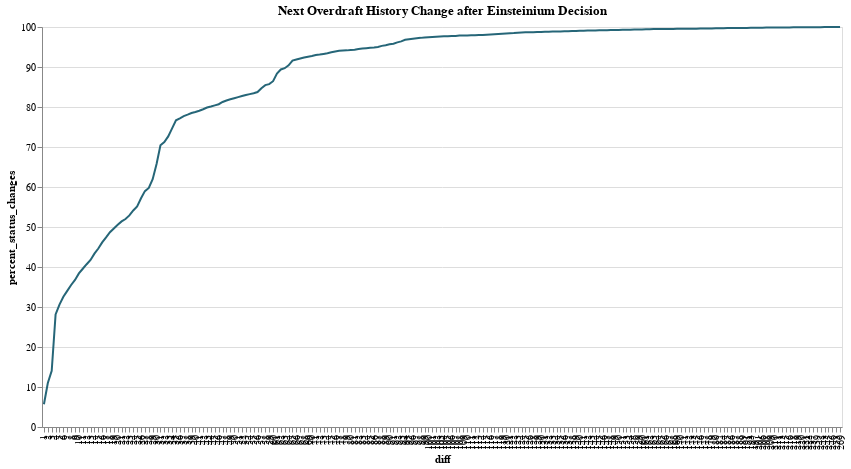

This figure's notebook cell:
### Markdown cell above
We also looked into when the users had an overdraft status change after the Einsteinium check day, and about 31% of the status changes happened up to 5 days after the Einsteinium check day. Our main assumption here is that, after the Einsteinium check, users may be asked to complete a step in the app to get their overdraft status change, which would explain some of this delay. In order to explore this topic further, we will need the ID match between Einsteinium and Plutonium to see the full timeline for each decision.

### Code cell
af.line_single(
    df_next_status, af.petrol, "diff:O", "percent_status_changes:Q", 800, 400, "x"
).properties(title="Next Overdraft History Change after Einsteinium Decision")

### Figure 1 — Vega-Lite specification as saved in the notebook (floating-point values rounded to 4 significant figures; data arrays with more than 128 entries replaced by an {"elided": "..."} marker saying what was removed)
{"config": {"view": {"continuousWidth": 400, "continuousHeight": 300}}, "data": {"name": "data-cfc30583aa39c0830a0e15cff983761e"}, "mark": {"type": "line", "color": "#266678"}, "encoding": {"tooltip": {"type": "quantitative", "field": "percent_status_changes"}, "x": {"type": "ordinal", "field": "diff", "sort": "x"}, "y": {"type": "quantitative", "field": "percent_status_changes"}}, "height": 400, "title": "Next Overdraft History Change after Einsteinium Decision", "width": 800, "$schema": "https://vega.github.io/schema/vega-lite/v4.8.1.json", "datasets": {"data-cfc30583aa39c0830a0e15cff983761e": {"elided": "206 records"}}}
